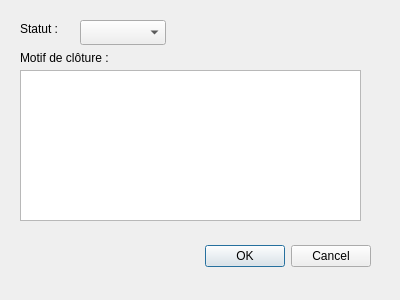
<?xml version="1.0" encoding="UTF-8"?>
<ui version="4.0">
 <class>motifCloture</class>
 <widget class="QDialog" name="motifCloture">
  <property name="geometry">
   <rect>
    <x>0</x>
    <y>0</y>
    <width>400</width>
    <height>300</height>
   </rect>
  </property>
  <property name="windowTitle">
   <string>Dialog</string>
  </property>
  <widget class="QDialogButtonBox" name="buttonBox">
   <property name="geometry">
    <rect>
     <x>30</x>
     <y>240</y>
     <width>341</width>
     <height>32</height>
    </rect>
   </property>
   <property name="orientation">
    <enum>Qt::Horizontal</enum>
   </property>
   <property name="standardButtons">
    <set>QDialogButtonBox::Cancel|QDialogButtonBox::Ok</set>
   </property>
  </widget>
  <widget class="QTextEdit" name="champMessage">
   <property name="geometry">
    <rect>
     <x>20</x>
     <y>70</y>
     <width>341</width>
     <height>151</height>
    </rect>
   </property>
  </widget>
  <widget class="QLabel" name="labelStatut">
   <property name="geometry">
    <rect>
     <x>20</x>
     <y>20</y>
     <width>67</width>
     <height>17</height>
    </rect>
   </property>
   <property name="text">
    <string>Statut :</string>
   </property>
  </widget>
  <widget class="QComboBox" name="comboBoxStatut">
   <property name="geometry">
    <rect>
     <x>80</x>
     <y>20</y>
     <width>86</width>
     <height>25</height>
    </rect>
   </property>
  </widget>
  <widget class="QLabel" name="labelMotif">
   <property name="geometry">
    <rect>
     <x>20</x>
     <y>50</y>
     <width>191</width>
     <height>16</height>
    </rect>
   </property>
   <property name="text">
    <string>Motif de clôture :</string>
   </property>
  </widget>
 </widget>
 <resources/>
 <connections>
  <connection>
   <sender>buttonBox</sender>
   <signal>accepted()</signal>
   <receiver>motifCloture</receiver>
   <slot>accept()</slot>
   <hints>
    <hint type="sourcelabel">
     <x>248</x>
     <y>254</y>
    </hint>
    <hint type="destinationlabel">
     <x>157</x>
     <y>274</y>
    </hint>
   </hints>
  </connection>
  <connection>
   <sender>buttonBox</sender>
   <signal>rejected()</signal>
   <receiver>motifCloture</receiver>
   <slot>reject()</slot>
   <hints>
    <hint type="sourcelabel">
     <x>316</x>
     <y>260</y>
    </hint>
    <hint type="destinationlabel">
     <x>286</x>
     <y>274</y>
    </hint>
   </hints>
  </connection>
 </connections>
</ui>
